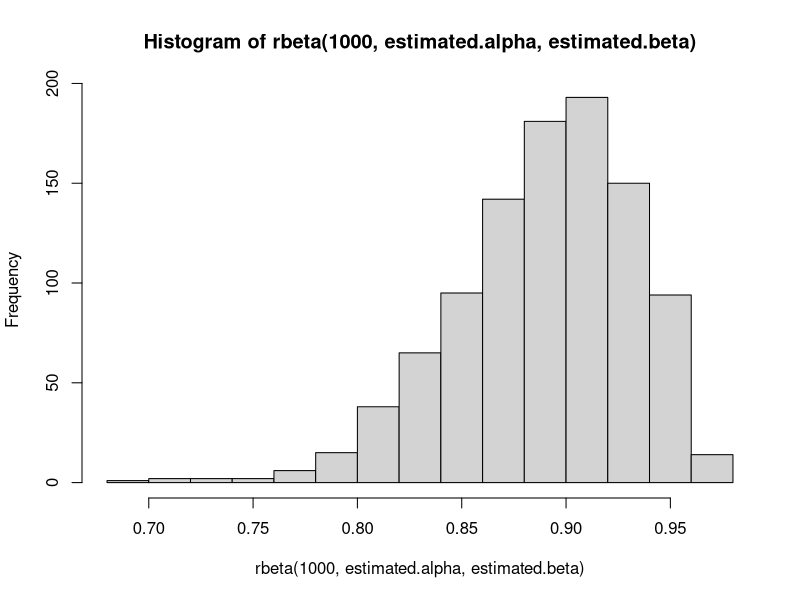

Write the R code that produced this figure.
options(stringsAsFactors = F)

# per https://stats.stackexchange.com/questions/526416/how-to-get-beta-prior-distribution-based-on-given-ci
# using optimization, simulate a candidate beta distribution the matches the CI and mean and then sample 1k draws

entity<-'hpylori_stomachcancer'

# fill in Attributable Fractions (AFs) from here: https://ars.els-cdn.com/content/image/1-s2.0-S2214109X19304887-mmc1.pdf

mu <- 0.89
ci <- c(0.79,0.94)

get.beta <- function(alpha) {
  alpha * (1-mu)/mu
}

quantiles <- c(0.025, 0.975)

cost <- function(alpha) {
  qs <- qbeta(quantiles, alpha, get.beta(alpha))
  sum(abs(qs-ci))
}

opt <- optim(1, cost, method="BFGS")
estimated.alpha <- opt$par
estimated.beta  <- get.beta(estimated.alpha)
estimated.ci    <- qbeta(quantiles, estimated.alpha, estimated.beta)

draws <- as.data.frame(matrix(nrow = 1000, ncol = 2))
colnames(draws) <- c('pathogen_neoplasm', 'draw')
draws$pathogen_neoplasm <- entity
draws$draw <- rbeta(1000, estimated.alpha, estimated.beta)

write.csv(draws, file = paste0('FILEPATH', entity, '_draws.csv'), row.names = F)

hist(rbeta(1000, estimated.alpha, estimated.beta))